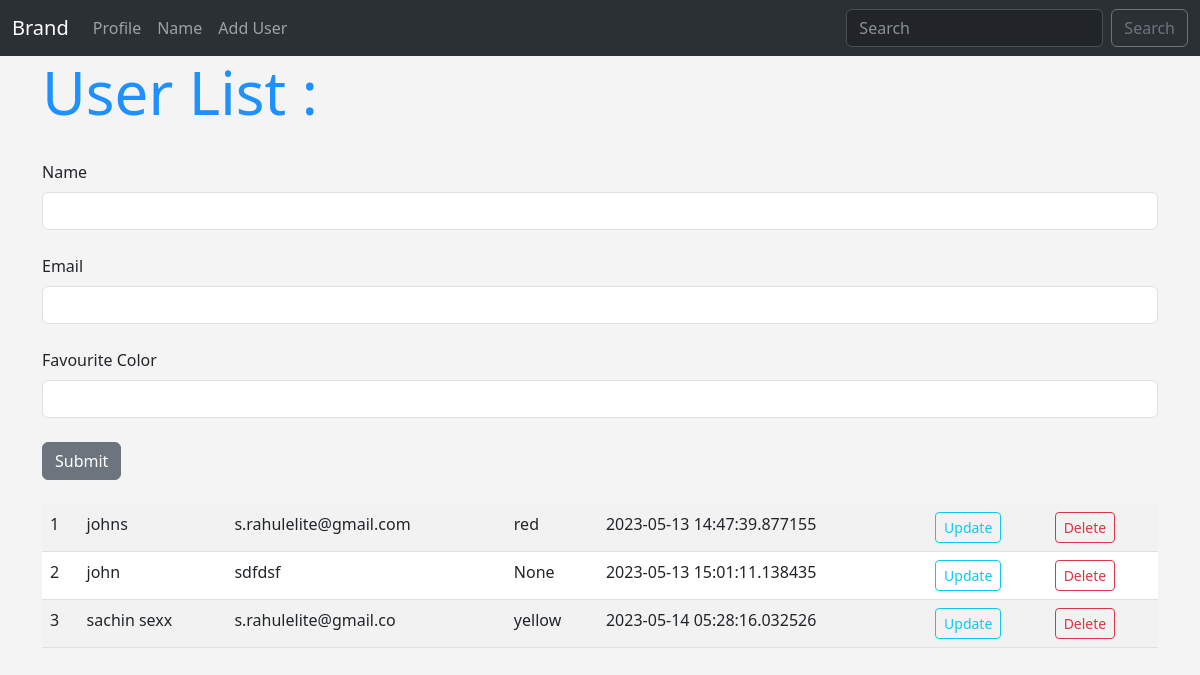
Screenshot of /user/add with the database file from the repository.
### app.py (models this page shows, shortened)
class Users(db.Model):
    id = db.Column(db.Integer, primary_key=True)
    name = db.Column(db.String(200), nullable=False)
    email = db.Column(db.String(120), nullable=False, unique=True)
    fav_color = db.Column(db.String(100), nullable=True)
    date_added = db.Column(db.DateTime, default=datetime.utcnow)

### app.py (the view, shortened to what this page needs)
@app.route('/user/add', methods=['GET', 'POST'])
def add_user():
    form = UserForm()
    our_users = Users.query.order_by(Users.date_added)
    return render_template("add_user.html", form=form, our_users=our_users)

### app.py
class UserForm(FlaskForm):
    name = StringField("Name", validators=[DataRequired()])
    email = StringField("Email", validators=[DataRequired()])
    fav_color = StringField("Favourite Color")
    submit = SubmitField("Submit")

### templates/add_user.html (shortened to what this page needs)
{% extends 'base.html' %}
{% block content %}
    {% if name %}
        <h1>Hello {{name}}</h1>
</script>
    {% else %}
        <h1>User List : </h1>
        <br>
        <form method = "POST">
            {{ form.name.label(class="form-label") }}
            {{ form.name(class="form-control") }}
            <br>
            {{ form.email.label(class="form-label") }}
            {{ form.email(class="form-control") }}
            <br>
            {{ form.fav_color.label(class="form-label") }}
            {{ form.fav_color(class="form-control") }}
            <br>
            {{ form.submit(class="btn btn-secondary") }}
        </form>
        <br>
        <table class="table table-striped table-hover">
            {% for our_user in our_users %}
            <tr>
                <td>{{ our_user.id }}</td>
                <td>{{ our_user.name }}</td>
                <td>{{ our_user.email }}</td>
                <td>{{ our_user.fav_color }}</td>
                <td>{{ our_user.date_added }}</td>
                <td><a href="{{url_for('update_user', id=our_user.id)}}"><button class="btn btn-sm btn-outline-info" id={{ our_user.id }} >Update</button></a></td>
                <td><a href="{{url_for('delete_user', id=our_user.id)}}"><button class="btn btn-sm btn-outline-danger" id={{ our_user.id }} >Delete</button></a></td>
            </tr>
            {% endfor %}
        </table>
    {% endif %}
{% endblock %}

### templates/base.html (shortened to what this page needs)
<!doctype html>
<html lang="en">
  <head>
    <link href="https://cdn.jsdelivr.net/npm/bootstrap@5.3.0-alpha3/dist/css/bootstrap.min.css" rel="stylesheet">
    <link href="{{url_for('static', filename='css/styles.css')}}" rel="stylesheet">
  </head>
  <body>
    {% include 'navbar.html' %}
    <div class="container">
        {% block content %}{% endblock %}
    </div>
    </body>
</html>

### templates/navbar.html (shortened to what this page needs)
<nav class="navbar navbar-expand-lg bg-body-tertiary" data-bs-theme="dark">
    <div class="container-fluid">
      <a class="navbar-brand" href="{{url_for('index')}}">Brand</a>
      <div class="collapse navbar-collapse" id="navbarSupportedContent">
        <ul class="navbar-nav me-auto mb-2 mb-lg-0">
          <li class="nav-item">
            <a class="nav-link" href="{{url_for('user', name='kiez')}}">Profile</a>
          </li>
          <li class="nav-item">
            <a class="nav-link" href="{{url_for('name')}}">Name</a>
          </li>
          <li class="nav-item">
            <a class="nav-link" href="{{url_for('add_user')}}">Add User</a>
          </li>
        </ul>
        <form class="d-flex" role="search">
          <input class="form-control me-2" type="search" placeholder="Search" aria-label="Search">
          <button class="btn btn-outline-secondary" type="submit">Search</button>
        </form>
      </div>
    </div>
  </nav>

### static/css/styles.css (style rules this page uses)
h1 { color:dodgerblue; font-size: 60px; }
body { background: #f4f4f4; }

### rows the page displays
Users: id "1", name "johns", email "s.rahulelite@gmail.com", fav_color "red", date_added "2023-05-13 14:47:39.877155"
Users: id "2", name "john", email "sdfdsf", fav_color "None", date_added "2023-05-13 15:01:11.138435"
Users: id "3", name "sachin sexx", email "s.rahulelite@gmail.co", fav_color "yellow", date_added "2023-05-14 05:28:16.032526"
